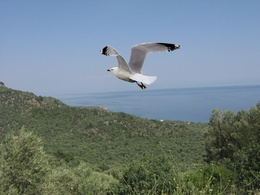
%> input picture matlab_toolbox/Algorithms/CFA3/tampered2.jpg, 260 x 195 px, shrunk from 2272 x 1704 before the run
$ octave --eval "result = analyze('../CFA3/tampered2.jpg');"   (GNU Octave 9; MATLAB toolbox functions it lacks are replaced by stand-ins)
%> lines starting %> are read from the running program, lines starting %| are printed output that depends on the picture; in (x1, y1, x2, y2) boxes, pixels count from 0 and x2, y2 are one past the last pixel; in counts of white or black regions, pixels touching at a corner belong together; the program's own positions count from 1
### matlab_toolbox/Util/CleanUpImage.m
function [ im_out ] = CleanUpImage( filename )
%> called with filename = '../CFA3/tampered2.jpg'
% This function serves as a replacement for imread(), covering many extreme
% cases that occasionally appear in real-world datasets. This includes images
% with other than three channels and uint16 images. These images are all
% converted to 3-channel uint8 images.

im=imread(filename);
%> im is the input picture: size 195x260x3 uint8; mean R, G, B 112.3, 128.8, 134

if numel(size(im))>3
    im=im(:,:,:,1,1,1,1);
end

dots=strfind(filename,'.');
extension=filename(dots(end):end);

if strcmpi(extension,'.gif') && size(im,3)<3
    [im_gif,gif_map] =imread(filename);
    im_gif=im_gif(:,:,:,1);
    im=uint8(ind2rgb(im_gif,gif_map)*255);
end

if size(im,3)<3
    im(:,:,2)=im(:,:,1);
    im(:,:,3)=im(:,:,1);
end


if size(im,3)>3
    im=im(:,:,1:3);
end

if isa(im,'uint16')
    im=uint8(floor(double(im)/256));
end

im_out=im;

end

### matlab_toolbox/Algorithms/NOI2/GetNoiseMaps_hdd.m
function estV = GetNoiseMaps_hdd( im, filter_type, filter_size, block_rad )
%> called with filter_type = 'rand', filter_size = 4, block_rad = 8
    % Markos Zampoglou: This a variant version of the code, which calls
    % localNoiVarEstimate_hdd, a version in which intermediate data are
    % stored on disk

    im=double(rgb2ycbcr(im));
%> im: size 195x260x3 double; mean of channels 1, 2, 3 122.9, 132.7, 120.3
    im=im(:,:,1);
%> im: size 195x260 double

    flt = ones(filter_size,1);
    flt = flt*flt'/filter_size^2;
    noiIm = conv2(im,flt,'same');
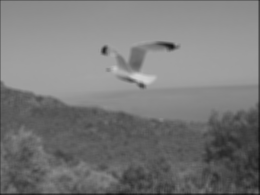
%> noiIm: size 195x260 double; min 19.81, max 211.4, mean 121.8

    estV_tmp = localNoiVarEstimate_hdd(noiIm, filter_type, filter_size, block_rad);
    estV = imresize(single(estV_tmp),round(size(estV_tmp)/4),'method','box');

    estV(estV<=0.001)=single(mean(mean(mean(estV))));
end

### matlab_toolbox/Algorithms/NOI2/rnd2mtx.m
function [mtx] = rnd2mtx(n)
%> called with n = 4
% DCT2MTX: generating matrices corresponding to random orthnormal transform.
%
% [mtx] = rnd2mtx(N)
%
% input arguments:
%	N: size of 2D random basis (N x N)
%
% output arguments:
%	mtx: 3D matrices of dimension (NxNxN^2)
%       mtx(:,:,k) is the kth 2D DCT basis of support size N x N
%
% Xunyu Pan, Xing Zhang, Siwei Lyu -- 07/26/2012

% code from MATLAB dctmtx function
X = randn(n);
X = X - repmat(mean(X),n,1);
X = X./repmat(sqrt(sum(X.^2)),n,1);

mtx = zeros(n,n,n*n);
k = 1;
for i = 1:n
	for j = 1:n
		mtx(:,:,k) = X(:,i)*X(:,j)';
		k = k+1;
	end
end

return

### matlab_toolbox/Algorithms/NOI2/localNoiVarEstimate_hdd.m
function [V] = localNoiVarEstimate_hdd(noi,ft,fz,br)
    % Markos Zampoglou: this is a variant of the original
    % localNoiVarEstimate.m, aimed to be more memory-efficient. The
    % original has been renamed to localNoiVarEstimate_ram
    %
    % localNoiVarEstimate: local noise variance estimation using kurtosis
    %
    % [estVar] = localNoiVarEstimate(noisyIm,filter_type,filter_size,block_size)
    %
    % input arguments:
    %	noisyIm: input noisy image
    %	filter_type: the type of band-pass filter used
    %        supported types, "dct", "haar", "rand"
    %   filter_size: the size of the support of the filter
    %   block_rad: the size of the local blocks
    % output arguments:
    %	estVar: estimated local noise variance
    %
    % reference:
    %   X.Pan, X.Zhang and S.Lyu, Exposing Image Splicing with
    %   Inconsistent Local Noise Variances, IEEE International
    %   Conference on Computational Photography, Seattle, WA, 2012
    %
    % disclaimer:
    %	Please refer to the ReadMe.txt
    %
    % Xunyu Pan, Xing Zhang and Siwei Lyu -- 07/26/2012

    switch ft
        case 'dct',
            fltrs = dct2mtx(fz,'snake');
        case 'haar',
            fltrs = haar2mtx(fz);
        case 'rand',
            fltrs = rnd2mtx(fz);
        otherwise,
            error('unknown filter');
    end

    % decompose into channels
    ch = zeros([size(noi),fz*fz-1],'single');
    for k = 2:(fz*fz)
        ch(:,:,k-1) = conv2(noi,fltrs(:,:,k),'same');
    end

    % collect raw moments
    blksz = (2*br+1)*(2*br+1);
    mu1 = block_avg(ch,br,'mi');
%> in block_avg, `[nx,ny,ns] = size(X);`: nx = 195; ny = 260; ns = 15
    save([pwd filesep 'mu1.mat'],'mu1');
    clear mu1
    mu2 = block_avg(ch.^2,br,'mi');
    save([pwd filesep 'mu2.mat'],'mu2');
    clear mu2
    mu3 = block_avg(ch.^3,br,'mi');
    save([pwd filesep 'mu3.mat'],'mu3');
    mu4 = block_avg(ch.^4,br,'mi');

    load([pwd filesep 'mu3.mat']);
    load([pwd filesep 'mu1.mat']);
    if ~exist([pwd filesep 'mu3.mat'])
        disp('Missing 3')
        pause;
    end
    delete([pwd filesep 'mu1.mat']);
    delete([pwd filesep 'mu3.mat']);

    % [7 lines of commented-out code are left out]

    Factor34=mu4 - 4*mu1.*mu3;
    clear('mu4','mu3');

    load([pwd filesep 'mu2.mat']);
    delete([pwd filesep 'mu2.mat']);

    noiV = mu2 - mu1.^2;
    noiK = (Factor34 + 6*mu1.^2.*mu2 - 3*mu1.^4)./(noiV.^2)-3;
    noiK = max(0,noiK);


    % [5 lines of commented-out code are left out]

    a = mean(sqrt(noiK),3);
    b = mean(1./noiV,3);
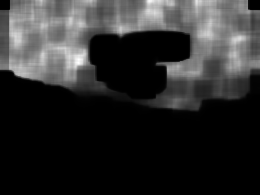
%> b: size 195x260 single; min 0.05, max 541.2, mean 96.3; drawn with min black and max white
    c = mean(1./noiV.^2,3);
    d = mean(sqrt(noiK)./noiV,3);
    e = mean(noiV,3);

    sqrtK = (a.*c - b.*d)./(c-b.*b);
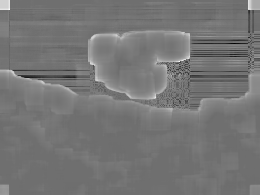
%> sqrtK: size 195x260 single; min -13.77, max 17.75, mean 0.772; drawn with min black and max white

    V = single((1 - a./sqrtK)./b);
    idx = sqrtK<median(sqrtK(:));
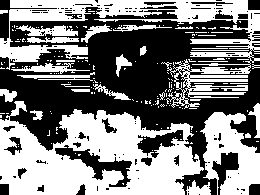
%> idx: size 195x260 logical; 50% white; 185 white regions (156 under 20 px), largest, box (x1, y1, x2, y2) and area: (0, 101, 204, 195) 11364, (0, 0, 260, 109) 7593, (200, 112, 260, 195) 2907
    V(idx) = 1./b(idx);
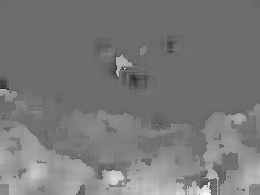
%> V: size 195x260 single; min -6.96, max 9.12, mean 0.735; drawn with min black and max white
    idx = V<0;
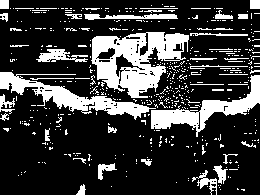
%> idx: size 195x260 logical; 23% white; 505 white regions (462 under 20 px), largest, box (x1, y1, x2, y2) and area: (91, 32, 189, 98) 3502, (0, 72, 156, 120) 2057, (151, 75, 260, 137) 1856
    V(idx) = 1./b(idx);

    % [6 lines of commented-out code are left out]

    return

### matlab_toolbox/Algorithms/NOI2/block_avg.m
function [Y] = block_avg(X,d,pad)
% BLOCK_SUM: Compute the avg of elements for all overlapping dxd windows
%            in data X, where d = 2*rad+1.
%
% [bksum] = block_avg(X,rad)
%
% input arguments:
%	X: an [nx,ny,ns] array as a stack of ns images of size [nx,ny]
%	rad: radius of the sliding window, i.e., window size = (2*rad+1)*(2*rad+1)
%  pad: padding patterns:
%			'zero': padding with zeros (default)
%			'mirror': padding with mirrored boundary area
%
% output arguments:
%	bksum:sum of elements for all overlapping dxd windows
%
% Xunyu Pan, Xing Zhang and Siwei Lyu -- 07/26/2012

[nx,ny,ns] = size(X);

if d < 0 | d ~= floor(d) | d >= min(nx,ny)
	error('window size needs to be a positive integer');
	return
end
if ~exist('pad','var'), pad = 'zero'; end

wd = 2*d+1; % size of the sliding window

Y = zeros(nx+wd,ny+wd,ns,'single');
Y(d+2:nx+d+1,d+2:ny+d+1,:) = X;

% padding boundary
switch pad(1:2)
	case 'ze', % default do nothing
	case 'mi', % padding by mirroring
		% mirroring top
		Y(2:d+1,:,:) = Y(wd+1:-1:d+3,:,:);
		% mirroring bottom
		Y(nx+d+2:end,:,:) = Y(nx+d:-1:nx+1,:,:);
		% mirroring left
		Y(:,2:d+1,:) = Y(:,wd+1:-1:d+3,:);
		% mirroring right
		Y(:,ny+d+2:end,:) = Y(:,ny+d:-1:ny+1,:);
	otherwise,
		error('unknown padding pattern');
		return
end


% forming integral image
Y = cumsum(cumsum(Y,1),2);

% computing block sums
Y = Y(wd+1:end,wd+1:end,:)+Y(1:end-wd,1:end-wd,:) ...
    - Y(wd+1:end,1:end-wd,:)-Y(1:end-wd,wd+1:end,:);

Y = Y/(wd*wd);

% [5 lines of commented-out code are left out]

return

### matlab_toolbox/Algorithms/NOI2/GetNoiseMaps.m
function estV = GetNoiseMaps( im, sizeThreshold, filter_type, filter_size, block_rad )
    % Copyright (C) 2016 Markos Zampoglou
    % Information Technologies Institute, Centre for Research and Technology Hellas
    % 6th Km Harilaou-Thermis, Thessaloniki 57001, Greece
    %
    % This code implements the algorithm presented in:
    % Lyu, Siwei, Xunyu Pan, and Xing Zhang. "Exposing region splicing
    % forgeries with blind local noise estimation." International Journal
    % of Computer Vision 110, no. 2 (2014): 202-221.

    % Due to extremely high memory requirements,
    % especially for large images, this function detects large images and
    % runs a memory efficient version of the code, which stores
    % intermediate data to disk (GetNoiseMaps_hdd)

    if numel(im)>sizeThreshold
        disp('hdd-based');
        [ estV ] = GetNoiseMaps_hdd( im, filter_type, filter_size, block_rad );
%> in GetNoiseMaps_hdd, `estV = imresize(single(estV_tmp),round(size(estV_tmp)/4),'method','box..`:
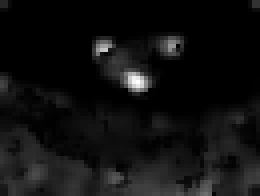
%> estV: size 49x65 single (shown 4 times larger); min 0.000805, max 18.99, mean 1.23; drawn with min black and max white
%> in GetNoiseMaps_hdd, `estV(estV<=0.001)=single(mean(mean(mean(estV))));`: estV: size 49x65 single; 0.19% of pixels changed, all inside (x1, y1, x2, y2) = (4, 11, 54, 17)
    else
        disp('ram-based');
        [ estV ] = GetNoiseMaps_ram( im, filter_type, filter_size, block_rad );
    end
end

### matlab_toolbox/Algorithms/NOI2/analyze.m
function OutputMap = analyze( imPath )
    % the algorithm has very high memory requirements. This is the maximum
    % number of elements (M*N*3) in an image for which we use a RAM-based
    % implementation. Above that, we switch to a slower, HDD-based method
    % with lower memory requirements. Even then, it is highly likely that
    % the system memory may be insufficient.
    % The current value was used in our experiments on a 16GB RAM system.
    sizeThreshold=55*(2^5);

    filter_size = 4; % size of the pre-smoothing filters
    block_rad = 8; %size of sliding window -2 4 and 8 are all reasonable
    filter_type = 'rand'; %	the type of band-pass filter used
                         %  supported types, "dct", "haar", "rand"
    im=CleanUpImage(imPath);
    OutputMap = GetNoiseMaps(im, sizeThreshold, filter_type, filter_size, block_rad);
end
